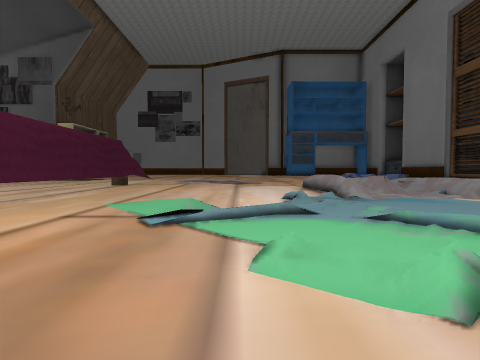
View 1 (above)

24 first-person views from a walk through a Unity game level. The camera is 1.3 m above the floor, tilts 2° down and sees 80° across. The floor is counted in squares, 2 m on a side. Each view is taken from the middle of a square. On the plan, view 1 faces up. The plan holds only what a view shows up to about 9 squares ahead; the rest is blank. The place goes on beyond the plan. Some surface patterns are stand-ins.

View 2
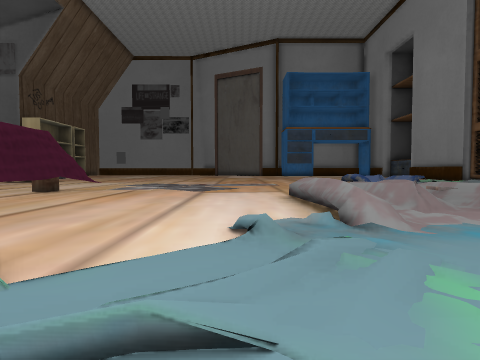

View 3
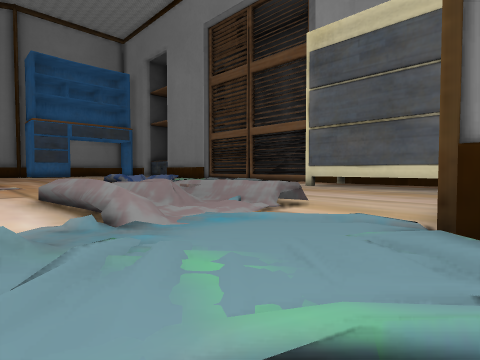

View 4
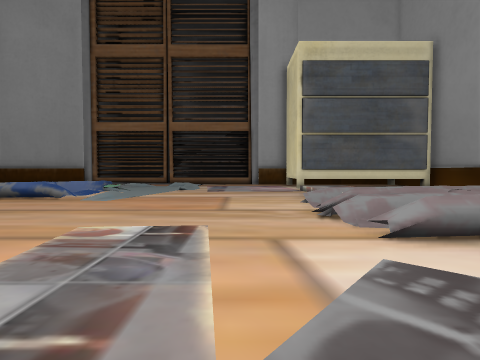

View 5
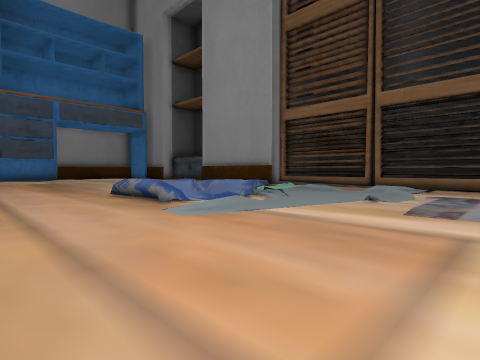

View 6
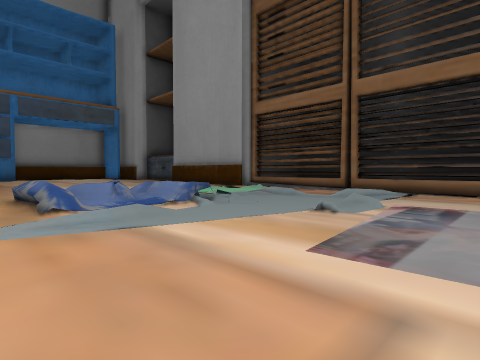

View 7
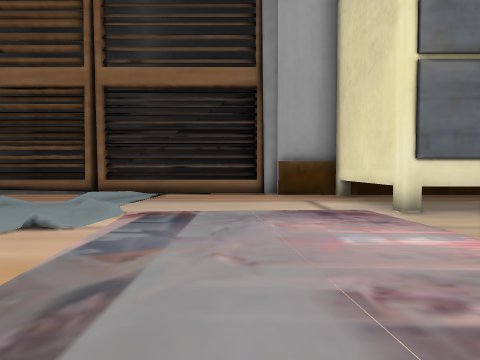

View 8
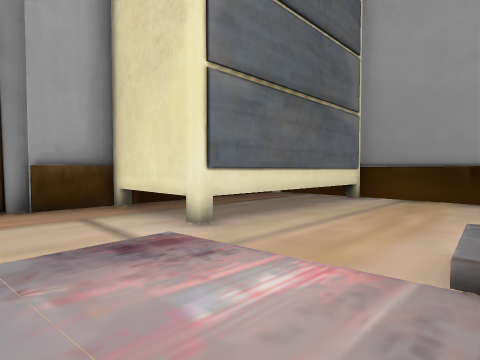

View 9
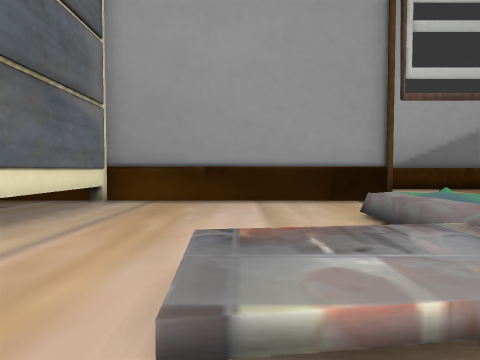

View 10
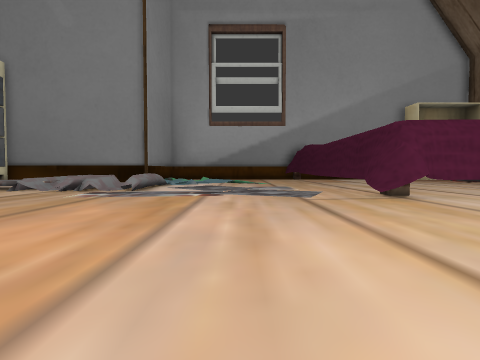

View 11
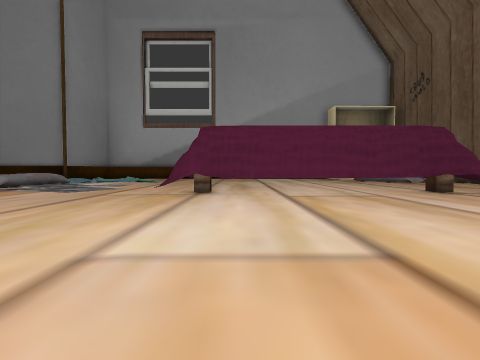

View 12
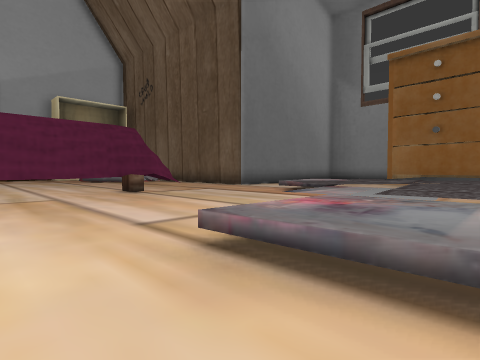

View 13
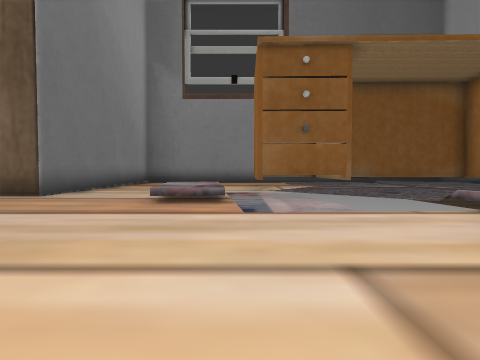

View 14
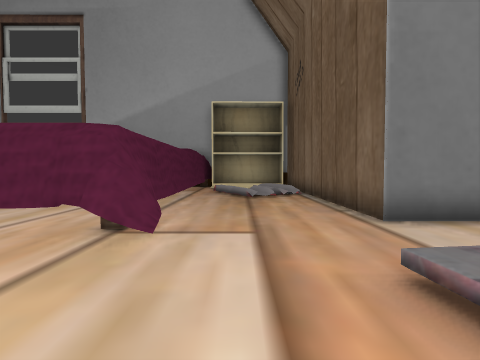

View 15
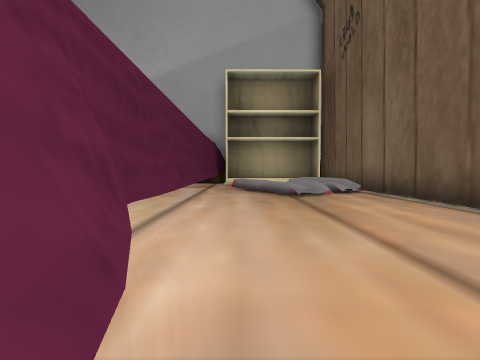

View 16
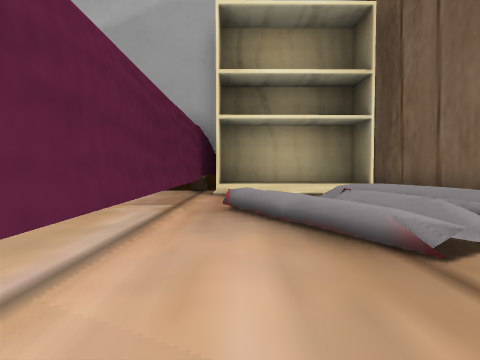

View 17
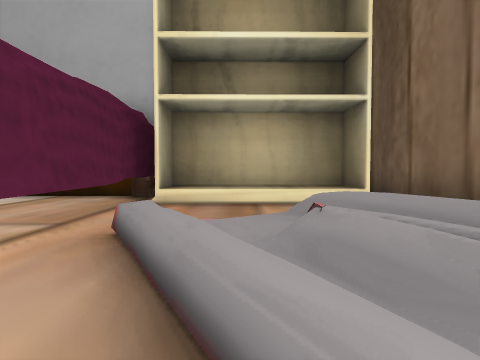

View 18
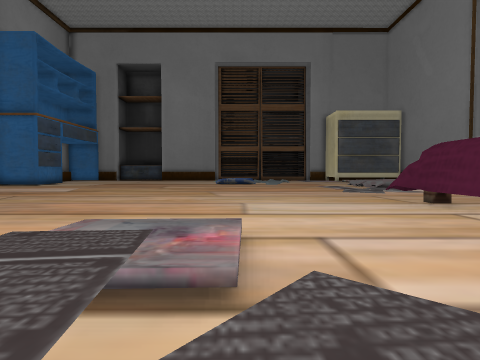

View 19
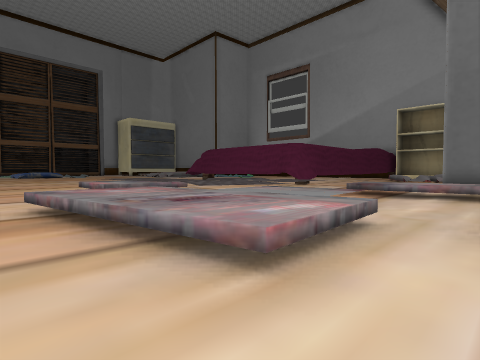

View 20
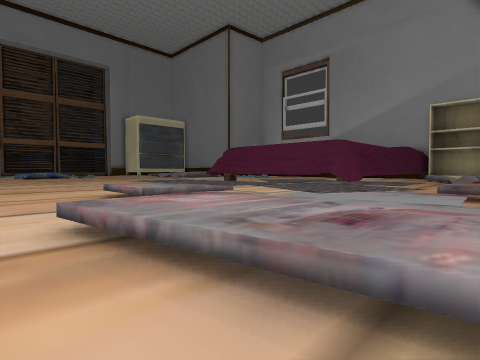

View 21
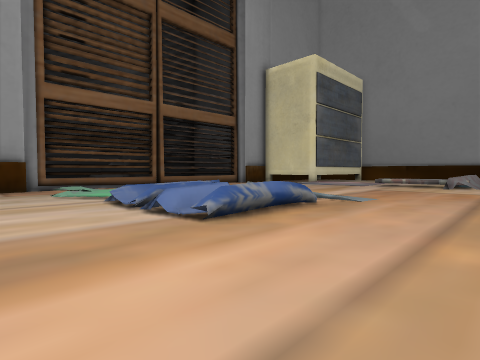

View 22
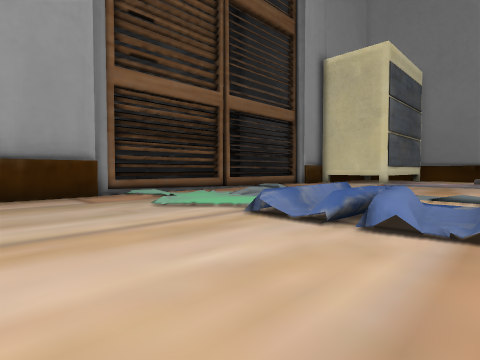

View 23
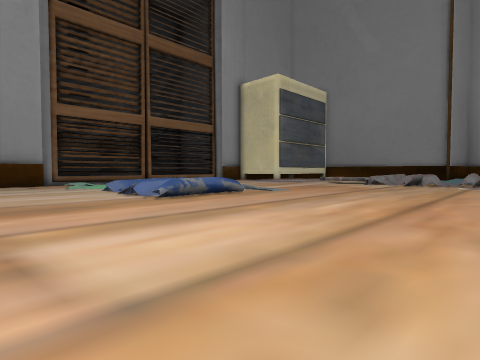

View 24
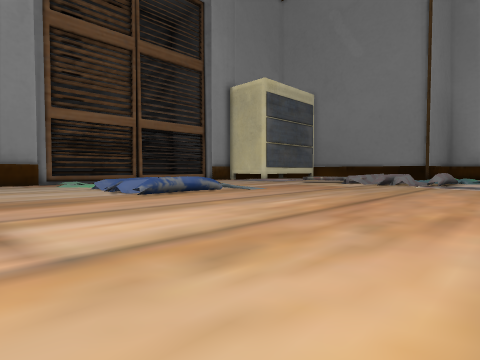

### Floor plan
Key: @ floor where view 1 was taken; # wall or solid block; x gap in a wall; . main floor; : floor 0.25 m higher than the main floor; + floor 0.5 m higher than the main floor; * floor 0.75 m higher than the main floor; / step, stairs or slope; = window, fence, low wall or low ledge; ^ raised ledge.
Columns run from 19 left of view 1 to 15 right of it. Each row starts with its distance up from view 1.
 23 ........   ....    .............
 22 ../==/.........    ...............#
 21 .#+++/.  ......    ...............#
 20 .//////*/+.....    .........=//...#
 19 #../*/*//+.....   ........=x==...:#
 18 #../**=//=...... .........=:.=/...#
 17 #..////...................x.:=//..#
 16 ...///....................:.......#
 15  ===............................:.#
 14  =#............../.../.......//...#
 13 .......#......#//:/:::.....///....=
 12 .......########/.////......::/....=
 11 ###....#      #..:/:/......:::....#
 10   #....#      #..///./===x=//.....#
  9   #....#      #....../ ==/++...####
  8   #....#      #.......==#=.....#
  7   #....#      #......==.:/.....#
  6   #....#      #....././/#/.....#
  5   #===.#       ...:.//./.......#
  4   #====#       .....//.# ......#
  3   #==.=#        ...../.#########
  2   ##=..#         ..//.
  1   # ..=#          ../
  0   #^^^^#           @
 -1   ######

Positions as (right, up) in squares from view 1, and headings:
1: (0, 0), facing up
2: (1, 3), facing up
3: (1, 3), facing up-right
4: (-1, 12), facing right
5: (4, 12), facing up-right
6: (6, 12), facing up-right
7: (7, 12), facing right
8: (8, 12), facing down-right
9: (8, 11), facing down
10: (-1, 19), facing down
11: (-6, 20), facing down
12: (-8, 20), facing down-left
13: (-10, 16), facing left
14: (-14, 17), facing down
15: (-13, 13), facing down
16: (-13, 8), facing down
17: (-14, 6), facing down
18: (-14, 18), facing right
19: (-19, 23), facing down-right
20: (-17, 23), facing down-right
21: (4, 22), facing down-right
22: (7, 23), facing down-right
23: (1, 23), facing down-right
24: (0, 23), facing down-right
